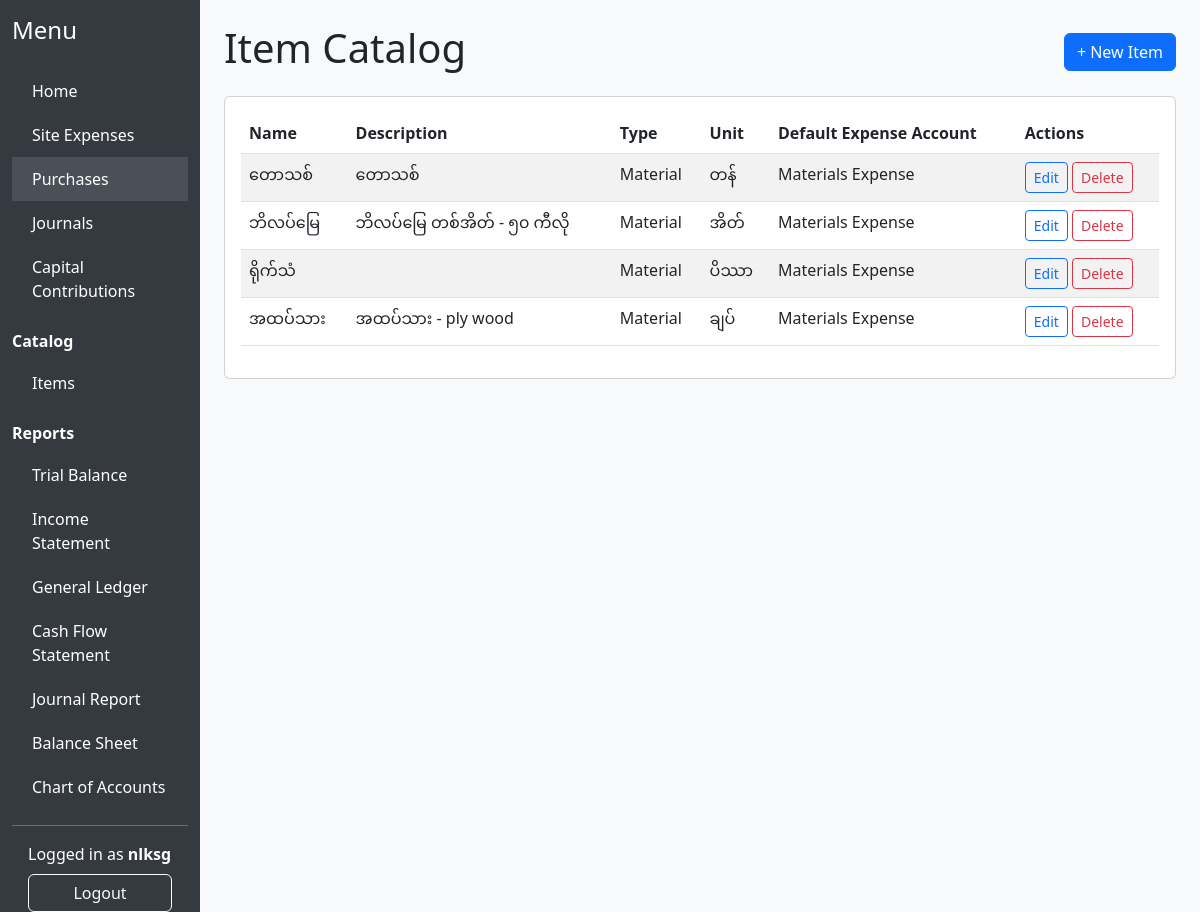
The app's page /purchases/items/ (signed in) with its own data.
### purchase/models.py (models this page shows, shortened)
class Item(models.Model):
    ITEM_TYPE_CHOICES = [
        ('material', 'Material'),
        ('service', 'Service'),
    ]
    name = models.CharField(max_length=200, unique=True)
    description = models.TextField(blank=True)
    item_type = models.CharField(max_length=20, choices=ITEM_TYPE_CHOICES, default='material')
    unit_of_measure = models.CharField(max_length=50, blank=True, help_text="e.g., kg, hour, piece")
    expense_account = models.ForeignKey(Account, on_delete=models.PROTECT,
                                        help_text="Default expense account for this item.")

### accounting/models.py (models this page shows, shortened)
class Account(models.Model):
    ACCOUNT_TYPES = [
        ('asset', 'Asset'),
        ('liability', 'Liability'),
        ('equity', 'Equity'),
        ('income', 'Income'),
        ('expense', 'Expense'),
    ]
    name = models.CharField(max_length=100)
    type = models.CharField(max_length=10, choices=ACCOUNT_TYPES)
    account_code = models.CharField(max_length=20, unique=True)
    parent = models.ForeignKey('self', null=True, blank=True, on_delete=models.SET_NULL, related_name='children')
    active = models.BooleanField(default=True)
    def __str__(self):
        return self.name

### purchase/views.py (the view)
# urls.py: path('items/', views.item_list, name='item_list'),
@user_passes_test(is_accountant_or_admin)
def item_list(request):
    items = Item.objects.all().order_by('name')
    return render(request, 'purchase/item_list.html', {'items': items})

### accounting/templatetags/accounting_extras.py (called while the page is built)
@register.filter
def startswith(text, starts):
    if isinstance(text, str):
        return text.startswith(starts)
    return False

@register.filter(name='is_accountant_or_admin')
def is_accountant_or_admin(user):
    return user.groups.filter(name__in=['Accountant', 'Admin']).exists()

### purchase/views.py (called while the page is built)
def is_accountant_or_admin(user):
    return user.groups.filter(name__in=['Accountant', 'Admin']).exists()

### purchase/templates/purchase/item_list.html (shortened to what this page needs)
{% extends 'accounting/base.html' %}
{% load widget_tweaks %}
{% block content %}
<div class="d-flex justify-content-between align-items-center mb-3">
    <h1>Item Catalog</h1>
    <a href="{% url 'purchase:item_create' %}" class="btn btn-primary">+ New Item</a>
</div>
<div class="card">
    <div class="card-body">
        <table class="table table-striped table-hover">
            <thead>
                <tr>
                    <th>Name</th>
                    <th>Description</th>
                    <th>Type</th>
                    <th>Unit</th>
                    <th>Default Expense Account</th>
                    <th>Actions</th>
                </tr>
            </thead>
            <tbody>
                {% for item in items %}
                <tr>
                    <td>{{ item.name }}</td>
                    <td>{{ item.description|truncatewords:10 }}</td>
                    <td>{{ item.get_item_type_display }}</td>
                    <td>{{ item.unit_of_measure }}</td>
                    <td>{{ item.expense_account }}</td>
                    <td>
                        <a href="{% url 'purchase:item_edit' item.pk %}" class="btn btn-sm btn-outline-primary">Edit</a>
                        <a href="{% url 'purchase:item_delete' item.pk %}" class="btn btn-sm btn-outline-danger">Delete</a>
                    </td>
                </tr>
                {% empty %}
                <tr>
                    <td colspan="6" class="text-center">No items found.</td>
                </tr>
                {% endfor %}
            </tbody>
        </table>
    </div>
</div>
{% endblock %}

### accounting/templates/accounting/base.html (shortened to what this page needs)
{% load static %}
{% load accounting_extras %}
<!DOCTYPE html>
<html lang="en">
<head>
    <link href="https://cdn.jsdelivr.net/npm/bootstrap@5.3.0/dist/css/bootstrap.min.css" rel="stylesheet">
</head>
<body>
<div class="container-fluid">
    <div class="row">
        <nav class="col-md-2 d-none d-md-block sidebar">
            <div class="position-sticky">
                <h4 class="mt-3 mb-4">Menu</h4>
                <a href="{% url 'accounting:index' %}" class="{% if request.resolver_match.url_name == 'index' %}active{% endif %}">Home</a>
                <a href="/siteexpense/" class="{% if request.path|startswith:"/siteexpense" %}active{% endif %}">Site Expenses</a>
                {% if user|is_accountant_or_admin %}
                <a href="/purchases/" class="{% if request.path|startswith:"/purchases" %}active{% endif %}">Purchases</a>
                <a href="{% url 'accounting:journal_list' %}" class="{% if request.resolver_match.url_name == 'journal_list' %}active{% endif %}">Journals</a>
                <a href="{% url 'accounting:capital_contribution_list' %}" class="{% if request.resolver_match.url_name == 'capital_contribution_list' %}active{% endif %}">Capital Contributions</a>
                <div class="mb-2 mt-3"><strong>Catalog</strong></div>
                <a href="{% url 'purchase:item_list' %}" class="{% if request.path|startswith:"/items" %}active{% endif %}">Items</a>
                <div class="mb-2 mt-3"><strong>Reports</strong></div>
                <a href="{% url 'accounting:trial_balance' %}" class="{% if request.resolver_match.url_name == 'trial_balance' %}active{% endif %}">Trial Balance</a>
                <a href="{% url 'accounting:income_statement' %}" class="{% if request.resolver_match.url_name == 'income_statement' %}active{% endif %}">Income Statement</a>
                <a href="{% url 'accounting:general_ledger' %}" class="{% if request.resolver_match.url_name == 'general_ledger' %}active{% endif %}">General Ledger</a>
                <a href="{% url 'accounting:cash_flow' %}" class="{% if request.resolver_match.url_name == 'cash_flow' %}active{% endif %}">Cash Flow Statement</a>
                <a href="{% url 'accounting:journal_report' %}" class="{% if request.resolver_match.url_name == 'journal_report' %}active{% endif %}">Journal Report</a>
                <a href="{% url 'accounting:balance_sheet' %}" class="{% if request.resolver_match.url_name == 'balance_sheet' %}active{% endif %}">Balance Sheet</a>
                <a href="{% url 'accounting:account_list' %}" class="{% if request.resolver_match.url_name == 'account_list' %}active{% endif %}">Chart of Accounts</a>
                {% endif %}
                <hr>
                {% if request.user.is_authenticated %}
                    <span class="d-block px-3 mb-2">Logged in as <strong>{{ request.user.username }}</strong></span>
                    <form action="{% url 'logout' %}" method="post" class="d-grid px-3">
                        <button type="submit" class="btn btn-outline-light">Logout</button>
                    </form>
                {% else %}
                    <a href="{% url 'login' %}" class="btn btn-outline-light w-100 mb-2">Login</a>
                {% endif %}
            </div>
        </nav>
        <main class="col-md-9 ms-sm-auto col-lg-10 px-md-4 py-4">
            {% block content %}{% endblock %}
        </main>
    </div>
</div>
</body>
</html>

### accounting/templates/accounting/base.html (style rules this page uses)
body { background: #f8f9fa; }
.sidebar { min-height: 100vh; background: #343a40; color: #fff; }
.sidebar a { color: #fff; text-decoration: none; display: block; padding: 10px 20px; }
.sidebar a.active, .sidebar a:hover { background: #495057; }

### records on screen
Item: name "တောသစ်", description "တောသစ်", item_type "Material", unit_of_measure "တန်", expense_account "Materials Expense"
Item: name "ဘိလပ်မြေ", description "ဘိလပ်မြေ တစ်အိတ် - ၅၀ ကီလို", item_type "Material", unit_of_measure "အိတ်", expense_account "Materials Expense"
Item: name "ရိုက်သံ", item_type "Material", unit_of_measure "ပိဿာ", expense_account "Materials Expense"
Item: name "အထပ်သား", description "အထပ်သား - ply wood", item_type "Material", unit_of_measure "ချပ်", expense_account "Materials Expense"

### other values on screen
{{ request.user.username }} "nlksg"
